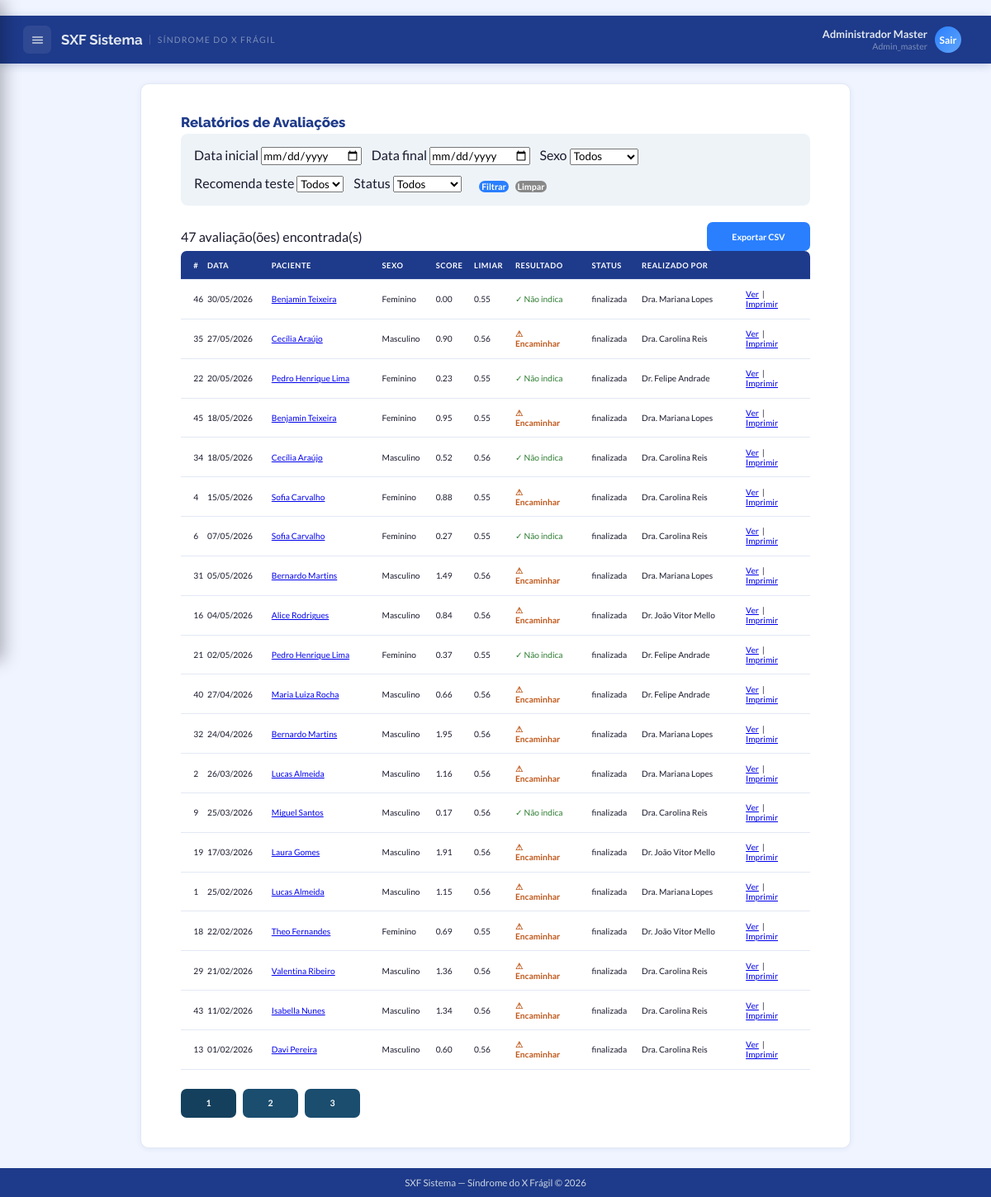
/relatorios/ (signed in), run on the app's committed database.
### app/models.py (models this page shows, shortened)
class Usuario(UserMixin, db.Model):
    __tablename__ = "usuarios"
    id = db.Column(db.Integer, primary_key=True)
    role_id = db.Column(db.Integer, db.ForeignKey("roles.id"), nullable=False, default=Role.PROFISSIONAL)
    instituicao_id = db.Column(db.Integer, db.ForeignKey("instituicoes.id"), nullable=True)
    nome_completo = db.Column(db.String(150), nullable=False)
    email = db.Column(db.String(150), nullable=False, unique=True)
    senha_hash = db.Column(db.String(255), nullable=False)
    ativo = db.Column(db.Boolean, nullable=False, default=True)
    email_verificado = db.Column(db.Boolean, nullable=False, default=False)
    token_verificacao = db.Column(db.String(100))
    token_reset_senha = db.Column(db.String(100))
    token_reset_expira = db.Column(db.DateTime)
    ultimo_login = db.Column(db.DateTime)
    tentativas_login = db.Column(db.Integer, nullable=False, default=0)
    bloqueado_ate = db.Column(db.DateTime)
    paciente_id = db.Column(db.Integer, db.ForeignKey("pacientes.id"), nullable=True)
    criado_em = db.Column(db.DateTime, default=datetime.utcnow)
    atualizado_em = db.Column(db.DateTime, default=datetime.utcnow, onupdate=datetime.utcnow)
    role = db.relationship("Role", lazy="joined")
    instituicao = db.relationship("Instituicao", foreign_keys=[instituicao_id], lazy="joined")
    paciente_vinculo = db.relationship("Paciente", foreign_keys=[paciente_id], lazy="joined")
    @property
    def is_admin(self):
        return self.role_id in (Role.ADMIN_MASTER, Role.ADMIN)

class Role(db.Model):
    __tablename__ = "roles"
    id = db.Column(db.Integer, primary_key=True)
    nome = db.Column(db.String(50), nullable=False, unique=True)
    descricao = db.Column(db.String(255), nullable=False, default="")
    criado_em = db.Column(db.DateTime, default=datetime.utcnow)
    ADMIN_MASTER = 1
    ADMIN = 2
    PROFISSIONAL = 3
    PACIENTE = 4

class Avaliacao(db.Model):
    __tablename__ = "avaliacoes"
    id = db.Column(db.Integer, primary_key=True)
    paciente_id = db.Column(db.Integer, db.ForeignKey("pacientes.id"), nullable=False)
    usuario_id = db.Column(db.Integer, db.ForeignKey("usuarios.id"))
    instituicao_id = db.Column(db.Integer, db.ForeignKey("instituicoes.id"), nullable=True)
    score = db.Column(db.Numeric(6, 4), nullable=False, default=0)
    limiar_aplicado = db.Column(db.Numeric(5, 4), nullable=False)
    recomenda_teste = db.Column(db.Boolean, nullable=False, default=False)
    status = db.Column(db.String(20), nullable=False, default="rascunho")
    observacoes = db.Column(db.Text)
    realizada_em = db.Column(db.DateTime, default=datetime.utcnow)
    finalizada_em = db.Column(db.DateTime)
    criado_em = db.Column(db.DateTime, default=datetime.utcnow)
    atualizado_em = db.Column(db.DateTime, default=datetime.utcnow, onupdate=datetime.utcnow)
    usuario = db.relationship("Usuario", lazy="joined")
    instituicao = db.relationship("Instituicao", foreign_keys=[instituicao_id], lazy="joined")
    sintomas = db.relationship(
        "AvaliacaoSintoma", backref="avaliacao", lazy=True,
        cascade="all, delete-orphan",
        order_by="AvaliacaoSintoma.sintoma_id"
    )

class Paciente(db.Model):
    __tablename__ = "pacientes"
    id = db.Column(db.Integer, primary_key=True)
    instituicao_id = db.Column(db.Integer, db.ForeignKey("instituicoes.id"), nullable=True)
    nome_completo = db.Column(db.String(150), nullable=False)
    data_nascimento = db.Column(db.Date, nullable=False)
    genero = db.Column(db.String(1), nullable=False)
    cpf = db.Column(EncryptedString)                         # criptografado
    cpf_hash = db.Column(db.String(64), nullable=True, index=True)
    nome_responsavel = db.Column(db.String(150))
    telefone_responsavel = db.Column(EncryptedString)        # criptografado
    email_responsavel = db.Column(EncryptedString)           # criptografado
    observacoes = db.Column(db.Text)
    cadastrado_por = db.Column(db.Integer, db.ForeignKey("usuarios.id"), nullable=False)
    ativo = db.Column(db.Boolean, nullable=False, default=True)
    criado_em = db.Column(db.DateTime, default=datetime.utcnow)
    atualizado_em = db.Column(db.DateTime, default=datetime.utcnow, onupdate=datetime.utcnow)
    __table_args__ = (
        CheckConstraint("genero IN ('M', 'F')", name="chk_paciente_genero"),
    )
    cadastrador = db.relationship("Usuario", foreign_keys=[cadastrado_por], lazy="joined")
    instituicao = db.relationship("Instituicao", foreign_keys=[instituicao_id], lazy="joined")
    avaliacoes = db.relationship(
        "Avaliacao", backref="paciente", lazy=True,
        order_by="Avaliacao.realizada_em.desc()"
    )
    @property
    def genero_extenso(self):
        return "Masculino" if self.genero == "M" else "Feminino"

### app/relatorios.py (the view)
@relatorios_bp.route("/")
@login_required
def lista():
    query = _query_filtrada()
    pagina = int(request.args.get("pagina", 1))
    por_pagina = 20
    total = query.count()
    avaliacoes = query.offset((pagina - 1) * por_pagina).limit(por_pagina).all()
    total_paginas = max(1, (total + por_pagina - 1) // por_pagina)
    usuarios = Usuario.query.filter_by(ativo=True).order_by(Usuario.nome_completo).all() if current_user.is_admin else []
    return render_template(
        "relatorios/lista.html",
        avaliacoes=avaliacoes,
        pagina=pagina,
        total_paginas=total_paginas,
        total=total,
        usuarios=usuarios,
    )

### app/app.py (called while the page is built)
@login_manager.user_loader
def load_user(user_id):
    from app.models import Usuario
    return Usuario.query.get(int(user_id))

### app/models.py (called while the page is built, shortened)
def _get_fernet():
    global _fernet_instance
    if _fernet_instance is None:
        key = os.environ.get("ENCRYPTION_KEY") or os.environ.get("FLASK_SECRET_KEY")
        _fernet_instance = Fernet(key.encode() if isinstance(key, str) else key)
    return _fernet_instance

    def process_result_value(self, value, dialect):
        if value is None:
            return None
        try:
            return _get_fernet().decrypt(value.encode()).decode()
        except (InvalidToken, Exception):
            return value  # Retorna como está se não estiver criptografado (migração)

### app/templates/relatorios/lista.html (shortened to what this page needs)
﻿{% extends "base_interno.html" %}
{% block estilos %}
<link rel="stylesheet" href="{{ url_for('static', filename='avaliacao/estilo_avaliacao.css') }}" />
{% endblock %}
{% block conteudo %}
<main id="ConteudoAvaliacao">
  <h1>Relatórios de Avaliações</h1>
  <form method="GET" style="background:#eef3f8;padding:16px;border-radius:8px;margin-bottom:20px;display:flex;flex-wrap:wrap;gap:12px;align-items:flex-end">
    <div class="campo" style="min-width:140px">
      <label>Data inicial</label>
      <input type="date" name="data_ini" value="{{ request.args.get('data_ini','') }}" />
    </div>
    <div class="campo" style="min-width:140px">
      <label>Data final</label>
      <input type="date" name="data_fim" value="{{ request.args.get('data_fim','') }}" />
    </div>
    <div class="campo" style="min-width:120px">
      <label>Sexo</label>
      <select name="genero">
        <option value="">Todos</option>
      </select>
    </div>
    <div class="campo" style="min-width:140px">
      <label>Recomenda teste</label>
      <select name="recomenda">
        <option value="">Todos</option>
      </select>
    </div>
    <div class="campo" style="min-width:140px">
      <label>Status</label>
      <select name="status">
        <option value="">Todos</option>
      </select>
    </div>
    <div style="display:flex;gap:8px">
      <button type="submit" class="btn-calcular">Filtrar</button>
      <a class="btn-calcular" href="{{ url_for('relatorios.lista') }}" style="background:#888">Limpar</a>
    </div>
  </form>
  <p style="display:flex;justify-content:space-between;align-items:center">
    <span>{{ total }} avaliação(ões) encontrada(s)</span>
    <a class="btn-calcular" href="{{ url_for('relatorios.exportar_csv', **request.args) }}">
      Exportar CSV
    </a>
  </p>
  {% if avaliacoes %}
  <table class="tabela-sintomas">
    <thead>
      <tr>
        <th>#</th>
        <th>Data</th>
        <th>Paciente</th>
        <th>Sexo</th>
        <th>Score</th>
        <th>Limiar</th>
        <th>Resultado</th>
        <th>Status</th>
        <th>Realizado por</th>
        <th></th>
      </tr>
    </thead>
    <tbody>
      {% for a in avaliacoes %}
      <tr>
        <td>{{ a.id }}</td>
        <td>{{ a.realizada_em.strftime('%d/%m/%Y') }}</td>
        <td>
          <a href="{{ url_for('paciente_detalhe', paciente_id=a.paciente.id) }}">
            {{ a.paciente.nome_completo }}
          </a>
        </td>
        <td>{{ a.paciente.genero_extenso }}</td>
        <td>{{ "%.2f"|format(a.score|float) }}</td>
        <td>{{ "%.2f"|format(a.limiar_aplicado|float) }}</td>
        <td>
          {% if a.recomenda_teste %}
            <span style="color:#c0571a;font-weight:bold">⚠ Encaminhar</span>
          {% else %}
            <span style="color:#2e7d32">✓ Não indica</span>
          {% endif %}
        </td>
        <td>{{ a.status }}</td>
        <td>{{ a.usuario.nome_completo if a.usuario else '—' }}</td>
        <td>
          <a href="{{ url_for('avaliacao_resultado', avaliacao_id=a.id) }}">Ver</a>
          &nbsp;|&nbsp;
          <a href="{{ url_for('avaliacao_imprimir', avaliacao_id=a.id) }}" target="_blank">Imprimir</a>
        </td>
      </tr>
      {% endfor %}
    </tbody>
  </table>
  {% if total_paginas > 1 %}
  <div style="margin-top:16px;display:flex;gap:8px;flex-wrap:wrap">
    {% for p in range(1, total_paginas+1) %}
      {% set args = request.args.to_dict() %}
      {% set _ = args.update({'pagina': p}) %}
      <a href="{{ url_for('relatorios.lista', **args) }}"
         class="btn-calcular"
         style="{{ 'background:#14405d' if p == pagina else 'background:#1a4d6e' }}">
        {{ p }}
      </a>
    {% endfor %}
  </div>
  {% endif %}
  {% else %}
    <p>Nenhuma avaliação encontrada com os filtros aplicados.</p>
  {% endif %}
</main>
{% endblock %}

### app/templates/base_interno.html (shortened to what this page needs)
<!DOCTYPE html>
<html lang="pt-br">
  <head>
    <link rel="stylesheet" href="{{ url_for('static', filename='Abas_internas/menu_interno.css') }}" />
    {% block estilos %}{% endblock %}
  </head>
  <body>
    <header id="cabecalho">
      <div id="cabeçalho-esquerdo">
        <button id="botao-menu" aria-label="Abrir menu">
          <svg viewBox="0 0 24 24"><path d="M3 18h18v-2H3v2zm0-5h18v-2H3v2zm0-7v2h18V6H3z"/></svg>
        </button>
        <h1 id="titulo-sistema">
          SXF Sistema
          <span class="subtag">Síndrome do X Frágil</span>
        </h1>
      </div>
      <div id="cabeçalho-direito">
        <div id="usuario-cabecalho">
          <div id="usuario-info">
            <div id="usuario-nome">{{ current_user.nome_completo }}</div>
            <div id="usuario-cargo">{{ current_user.role.nome | capitalize }}</div>
          </div>
          <div id="usuario-avatar">
            <a href="{{ url_for('auth.logout') }}" title="Sair" style="color:inherit;text-decoration:none;">Sair</a>
          </div>
        </div>
      </div>
    </header>
    {% block conteudo %}{% endblock %}
    <footer>
      <p>SXF Sistema &mdash; Síndrome do X Frágil &copy; 2026</p>
    </footer>
  </body>
</html>

### app/static/Abas_internas/menu_interno.css (style rules this page uses)
:root { --azul: #2A7FFF; --azul-hover: #1a6fef; --azul-fundo: #EFF6FF; --azul-borda: #BFDBFE; --azul-dark: #1E3A8A; --bg: #F0F4FF; --bg-card: #FFFFFF; --borda: #E2E8F4; --texto: #1A1A2E; --suave: #64748B; --cinza: #94A3B8; --verde: #22C55E; --amarelo: #F59E0B; --vermelho: #EF4444; --fonte: 'Lato', sans-serif; --fonte-titulo:'Raleway', sans-serif; --radius: 10px; --sombra: 0 1px 6px rgba(30,58,138,.07); --t: .2s ease; }
* { margin: 0; padding: 0; box-sizing: border-box; font-family: var(--fonte); }
body { background: var(--bg); color: var(--texto); min-height: 100vh; }
input, button, textarea, select { font-family: var(--fonte); }
body { background-color: var(--azul-dark); }
#cabecalho { background: var(--azul-dark); display: flex; align-items: center; justify-content: space-between; padding: 0 28px; height: 58px; width: 100%; position: sticky; top: 0; z-index: 100; box-shadow: 0 2px 10px rgba(30,58,138,.22); }
#cabeçalho-esquerdo { display: flex; align-items: center; gap: 12px; }
#cabeçalho-direito { display: flex; align-items: center; gap: 8px; }
#botao-menu { width: 34px; height: 34px; background: rgba(255,255,255,.08); border: none; border-radius: 7px; cursor: pointer; fill: #CBD5E1; display: flex; align-items: center; justify-content: center; padding: 8px; transition: background var(--t); }
#botao-menu svg { width: 17px; height: 17px; pointer-events: none; }
#titulo-sistema { color: #E2E8F0; font-family: var(--fonte-titulo); font-size: 1.05rem; font-weight: 700; display: flex; align-items: center; gap: 8px; }
#titulo-sistema .subtag { font-family: var(--fonte); font-size: .65rem; font-weight: 400; color: rgba(203,213,225,.55); border-left: 1px solid rgba(203,213,225,.22); padding-left: 9px; letter-spacing: 1.2px; text-transform: uppercase; }
#usuario-cabecalho { display: flex; align-items: center; gap: 9px; cursor: pointer; padding: 4px 8px; border-radius: 7px; transition: background var(--t); }
#usuario-info { text-align: right; }
#usuario-nome { color: #E2E8F0; font-size: .8rem; font-weight: 700; line-height: 1.2; }
#usuario-cargo { color: rgba(203,213,225,.55); font-size: .66rem; }
#usuario-avatar { width: 32px; height: 32px; border-radius: 50%; background: linear-gradient(135deg, var(--azul), #60A5FA); color: #fff; font-size: .75rem; font-weight: 700; display: flex; align-items: center; justify-content: center; flex-shrink: 0; }
footer { width: 100%; background: var(--azul-dark); text-align: center; padding: 11px 0; font-size: .72rem; width: 100%; }
footer p { color: #CBD5E1; }

### app/static/avaliacao/estilo_avaliacao.css (style rules this page uses)
:root { --azul: #2A7FFF; --azul-hover: #1a6fef; --azul-fundo: #EFF6FF; --azul-borda: #BFDBFE; --azul-dark: #1E3A8A; --bg: #F0F4FF; --bg-card: #FFFFFF; --borda: #E2E8F4; --texto: #1A1A2E; --suave: #64748B; --cinza: #94A3B8; --verde: #22C55E; --amarelo: #F59E0B; --vermelho: #EF4444; --fonte: 'Lato', sans-serif; --fonte-titulo:'Raleway', sans-serif; --radius: 10px; --sombra: 0 1px 6px rgba(30,58,138,.07); --t: .2s ease; }
* { margin: 0; padding: 0; box-sizing: border-box; font-family: var(--fonte); }
body { background: var(--bg); color: var(--texto); min-height: 100vh; display: flex; flex-direction: column; }
#ConteudoAvaliacao, #ConteudoResultado { width: 90%; flex: 1; max-width: 860px; margin: 2% auto; padding: 3% 4%; background: var(--bg-card); border-radius: var(--radius); border: 1px solid var(--borda); box-shadow: var(--sombra); }
#ConteudoAvaliacao h1, #ConteudoResultado h1 { font-family: var(--fonte-titulo); color: var(--azul-dark); font-size: 1.4vw; font-weight: 800; margin-bottom: 0.5%; }
.tabela-sintomas { width: 100%; border-collapse: collapse; margin-bottom: 3%; font-size: .85vw; }
.tabela-sintomas th, .tabela-sintomas td { padding: 1.5% 2%; text-align: left; border-bottom: 1px solid var(--borda); }
.tabela-sintomas th { background: var(--azul-dark); color: #fff; font-weight: 700; font-size: .78vw; text-transform: uppercase; letter-spacing: .5px; }
.tabela-sintomas th:first-child { border-radius: 7px 0 0 0; }
.tabela-sintomas th:last-child { border-radius: 0 7px 0 0; }
.btn-calcular { display: inline-flex; align-items: center; gap: 1%; background: var(--azul); color: #fff; padding: 1.5% 4%; border: none; border-radius: 7px; font-size: .88vw; font-weight: 700; cursor: pointer; text-decoration: none; transition: all var(--t); white-space: nowrap; }

### app/templates/base_interno.html (style rules this page uses)
html { height: 100%; }
body { margin: 0; min-height: 100vh; display: flex; flex-direction: column; }
body > footer { margin-top: auto; }

### data on the page
Usuario: nome_completo "Administrador Master"
Role: role.nome "Admin_master"
Avaliacao: id "46", realizada_em "30/05/2026", paciente.nome_completo "Benjamin Teixeira", paciente.genero_extenso "Feminino", score "0.00", limiar_aplicado "0.55", recomenda_teste "✓ Não indica", status "finalizada", usuario "Dra. Mariana Lopes"
Avaliacao: id "35", realizada_em "27/05/2026", paciente.nome_completo "Cecília Araújo", paciente.genero_extenso "Masculino", score "0.90", limiar_aplicado "0.56", recomenda_teste "⚠ Encaminhar", status "finalizada", usuario "Dra. Carolina Reis"
Avaliacao: id "22", realizada_em "20/05/2026", paciente.nome_completo "Pedro Henrique Lima", paciente.genero_extenso "Feminino", score "0.23", limiar_aplicado "0.55", recomenda_teste "✓ Não indica", status "finalizada", usuario "Dr. Felipe Andrade"
Avaliacao: id "45", realizada_em "18/05/2026", paciente.nome_completo "Benjamin Teixeira", paciente.genero_extenso "Feminino", score "0.95", limiar_aplicado "0.55", recomenda_teste "⚠ Encaminhar", status "finalizada", usuario "Dra. Mariana Lopes"
Avaliacao: id "34", realizada_em "18/05/2026", paciente.nome_completo "Cecília Araújo", paciente.genero_extenso "Masculino", score "0.52", limiar_aplicado "0.56", recomenda_teste "✓ Não indica", status "finalizada", usuario "Dra. Carolina Reis"
Avaliacao: id "4", realizada_em "15/05/2026", paciente.nome_completo "Sofia Carvalho", paciente.genero_extenso "Feminino", score "0.88", limiar_aplicado "0.55", recomenda_teste "⚠ Encaminhar", status "finalizada", usuario "Dra. Carolina Reis"
Avaliacao: id "6", realizada_em "07/05/2026", paciente.nome_completo "Sofia Carvalho", paciente.genero_extenso "Feminino", score "0.27", limiar_aplicado "0.55", recomenda_teste "✓ Não indica", status "finalizada", usuario "Dra. Carolina Reis"
Avaliacao: id "31", realizada_em "05/05/2026", paciente.nome_completo "Bernardo Martins", paciente.genero_extenso "Masculino", score "1.49", limiar_aplicado "0.56", recomenda_teste "⚠ Encaminhar", status "finalizada", usuario "Dra. Mariana Lopes"
Avaliacao: id "16", realizada_em "04/05/2026", paciente.nome_completo "Alice Rodrigues", paciente.genero_extenso "Masculino", score "0.84", limiar_aplicado "0.56", recomenda_teste "⚠ Encaminhar", status "finalizada", usuario "Dr. João Vitor Mello"
Avaliacao: id "21", realizada_em "02/05/2026", paciente.nome_completo "Pedro Henrique Lima", paciente.genero_extenso "Feminino", score "0.37", limiar_aplicado "0.55", recomenda_teste "✓ Não indica", status "finalizada", usuario "Dr. Felipe Andrade"
Avaliacao: id "40", realizada_em "27/04/2026", paciente.nome_completo "Maria Luiza Rocha", paciente.genero_extenso "Masculino", score "0.66", limiar_aplicado "0.56", recomenda_teste "⚠ Encaminhar", status "finalizada", usuario "Dr. Felipe Andrade"
Avaliacao: id "32", realizada_em "24/04/2026", paciente.nome_completo "Bernardo Martins", paciente.genero_extenso "Masculino", score "1.95", limiar_aplicado "0.56", recomenda_teste "⚠ Encaminhar", status "finalizada", usuario "Dra. Mariana Lopes"
Avaliacao: id "2", realizada_em "26/03/2026", paciente.nome_completo "Lucas Almeida", paciente.genero_extenso "Masculino", score "1.16", limiar_aplicado "0.56", recomenda_teste "⚠ Encaminhar", status "finalizada", usuario "Dra. Mariana Lopes"
Avaliacao: id "9", realizada_em "25/03/2026", paciente.nome_completo "Miguel Santos", paciente.genero_extenso "Masculino", score "0.17", limiar_aplicado "0.56", recomenda_teste "✓ Não indica", status "finalizada", usuario "Dra. Carolina Reis"
Avaliacao: id "19", realizada_em "17/03/2026", paciente.nome_completo "Laura Gomes", paciente.genero_extenso "Masculino", score "1.91", limiar_aplicado "0.56", recomenda_teste "⚠ Encaminhar", status "finalizada", usuario "Dr. João Vitor Mello"
Avaliacao: id "1", realizada_em "25/02/2026", paciente.nome_completo "Lucas Almeida", paciente.genero_extenso "Masculino", score "1.15", limiar_aplicado "0.56", recomenda_teste "⚠ Encaminhar", status "finalizada", usuario "Dra. Mariana Lopes"
Avaliacao: id "18", realizada_em "22/02/2026", paciente.nome_completo "Theo Fernandes", paciente.genero_extenso "Feminino", score "0.69", limiar_aplicado "0.55", recomenda_teste "⚠ Encaminhar", status "finalizada", usuario "Dr. João Vitor Mello"
Avaliacao: id "29", realizada_em "21/02/2026", paciente.nome_completo "Valentina Ribeiro", paciente.genero_extenso "Masculino", score "1.36", limiar_aplicado "0.56", recomenda_teste "⚠ Encaminhar", status "finalizada", usuario "Dra. Carolina Reis"
Avaliacao: id "43", realizada_em "11/02/2026", paciente.nome_completo "Isabella Nunes", paciente.genero_extenso "Masculino", score "1.34", limiar_aplicado "0.56", recomenda_teste "⚠ Encaminhar", status "finalizada", usuario "Dra. Carolina Reis"
Avaliacao: id "13", realizada_em "01/02/2026", paciente.nome_completo "Davi Pereira", paciente.genero_extenso "Masculino", score "0.60", limiar_aplicado "0.56", recomenda_teste "⚠ Encaminhar", status "finalizada", usuario "Dra. Carolina Reis"

### other printed values
{{ total }} "47"
{{ p }} "1" "2" "3"
